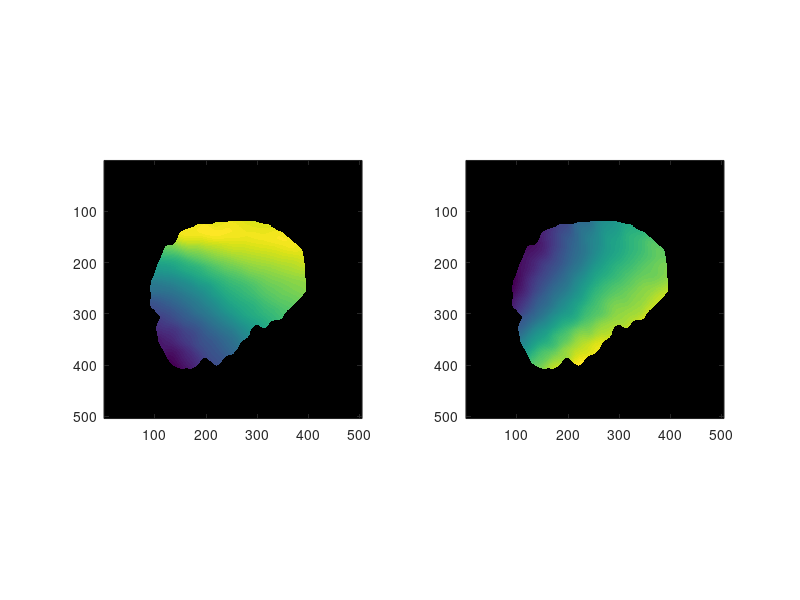

MATLAB code to generate this figure: (Note: this script raises an error after producing the figure.)
load ./testdata/testdata.mat
figure
subplot(121)
imagesc(RetinotopyCartesianXValid); axis square

subplot(122)
imagesc(RetinotopyCartesianYValid); axis square
%%
RX = RetinotopyCartesianXValid;
RY= RetinotopyCartesianYValid;



%%
addpath ../bads
param= FitRetino(RX,RY)


RXr = abs(imresize(RX,[50 50]));
RYr = abs(imresize(RY,[50 50]));


[X Y] =  find(~isnan(RXr));

% Set param in retino model
R = RetinoEllipse; % create object
R.u = RXr(:); % linspace(-5,-0.1,100);
R.v = RYr(:);
R.A  = param(1);
R.Bx = param(2);
R.By = param(3);
R.Angle = param(4);
R.U0  = param(5);
R.V0 = param(6);
R.cartesianVisual_to_cortical;

%%
figure
subplot(221)
scatter(R.x,R.y,60,R.u,'filled'); colorbar; grid
% xlim([0 50])
% ylim([0 50])
hold on 
scatter(param(5),param(6),100,'+')

subplot(222)
scatter(X,Y,60,RXr(~isnan(RXr)),'filled'); colorbar; grid
%set(gca,'YDir','normal'); colorbar
xlim([0 50])
ylim([0 50])

subplot(223)
scatter(R.x,R.y,60,R.v,'filled'); colorbar; grid
xlim([0 50])
ylim([0 50])

subplot(224)
scatter(X,Y,60,RYr(~isnan(RYr)),'filled'); colorbar; grid
%  set(gca,'YDir','normal'); colorbar
xlim([0 50])
ylim([0 50])


%%
[U V] = meshgrid(linspace(-4,-.1,10),linspace(-2,-.1,10));
%[U V] = meshgrid(linspace(1,5,10),linspace(-1,5,10));
M = RetinoEllipse(U,V); 
M.A  = param(1);
M.Bx = param(2);
M.By = param(3);
M.Angle = param(4);
M.U0  = param(5);
M.V0 = param(6);
M.cartesianVisual_to_cortical;
figure
M.disp